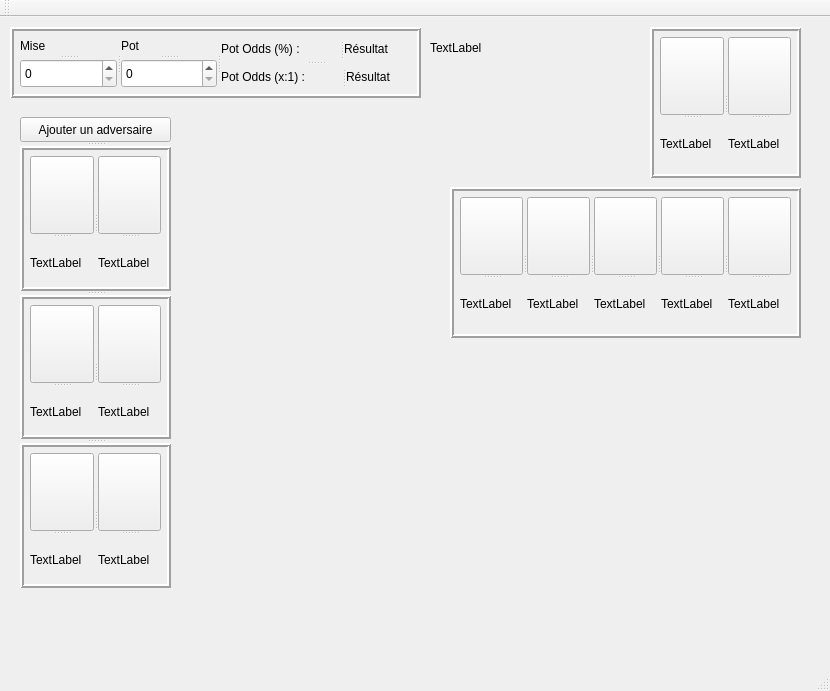
<?xml version="1.0" encoding="UTF-8"?>
<ui version="4.0">
 <class>MainWindow</class>
 <widget class="QMainWindow" name="MainWindow">
  <property name="geometry">
   <rect>
    <x>0</x>
    <y>0</y>
    <width>830</width>
    <height>691</height>
   </rect>
  </property>
  <property name="windowTitle">
   <string>MainWindow</string>
  </property>
  <widget class="QWidget" name="centralWidget">
   <widget class="QFrame" name="frame_pot_odds">
    <property name="geometry">
     <rect>
      <x>10</x>
      <y>10</y>
      <width>411</width>
      <height>71</height>
     </rect>
    </property>
    <property name="styleSheet">
     <string notr="true"/>
    </property>
    <property name="frameShape">
     <enum>QFrame::Box</enum>
    </property>
    <property name="frameShadow">
     <enum>QFrame::Raised</enum>
    </property>
    <property name="lineWidth">
     <number>2</number>
    </property>
    <widget class="QSplitter" name="splitter_6">
     <property name="geometry">
      <rect>
       <x>10</x>
       <y>10</y>
       <width>391</width>
       <height>51</height>
      </rect>
     </property>
     <property name="orientation">
      <enum>Qt::Horizontal</enum>
     </property>
     <widget class="QSplitter" name="splitter_5">
      <property name="orientation">
       <enum>Qt::Horizontal</enum>
      </property>
      <widget class="QSplitter" name="splitter_4">
       <property name="orientation">
        <enum>Qt::Vertical</enum>
       </property>
       <widget class="QLabel" name="label">
        <property name="text">
         <string>Mise</string>
        </property>
       </widget>
       <widget class="QSpinBox" name="miseSize">
        <property name="maximum">
         <number>999999999</number>
        </property>
       </widget>
      </widget>
      <widget class="QSplitter" name="splitter">
       <property name="orientation">
        <enum>Qt::Vertical</enum>
       </property>
       <widget class="QLabel" name="label_2">
        <property name="text">
         <string>Pot</string>
        </property>
       </widget>
       <widget class="QSpinBox" name="potSize">
        <property name="maximum">
         <number>999999999</number>
        </property>
       </widget>
      </widget>
     </widget>
     <widget class="QSplitter" name="splitter_odds_results">
      <property name="orientation">
       <enum>Qt::Vertical</enum>
      </property>
      <widget class="QSplitter" name="splitter_2">
       <property name="orientation">
        <enum>Qt::Horizontal</enum>
       </property>
       <property name="handleWidth">
        <number>5</number>
       </property>
       <widget class="QLabel" name="label_3">
        <property name="text">
         <string>Pot Odds (%) :</string>
        </property>
       </widget>
       <widget class="QLabel" name="result">
        <property name="text">
         <string>Résultat</string>
        </property>
       </widget>
      </widget>
      <widget class="QSplitter" name="splitter_3">
       <property name="orientation">
        <enum>Qt::Horizontal</enum>
       </property>
       <property name="handleWidth">
        <number>5</number>
       </property>
       <widget class="QLabel" name="label_4">
        <property name="text">
         <string>Pot Odds (x:1) :</string>
        </property>
       </widget>
       <widget class="QLabel" name="result_2">
        <property name="text">
         <string>Résultat</string>
        </property>
       </widget>
      </widget>
     </widget>
    </widget>
   </widget>
   <widget class="QFrame" name="frame_hand">
    <property name="geometry">
     <rect>
      <x>650</x>
      <y>10</y>
      <width>151</width>
      <height>151</height>
     </rect>
    </property>
    <property name="frameShape">
     <enum>QFrame::Box</enum>
    </property>
    <property name="frameShadow">
     <enum>QFrame::Raised</enum>
    </property>
    <property name="lineWidth">
     <number>2</number>
    </property>
    <widget class="QSplitter" name="splitter_hand">
     <property name="geometry">
      <rect>
       <x>10</x>
       <y>10</y>
       <width>131</width>
       <height>131</height>
      </rect>
     </property>
     <property name="orientation">
      <enum>Qt::Horizontal</enum>
     </property>
     <widget class="QSplitter" name="splitter_7">
      <property name="orientation">
       <enum>Qt::Vertical</enum>
      </property>
      <widget class="QPushButton" name="cardButton1">
       <property name="styleSheet">
        <string notr="true">background-image: url(:/back.png);</string>
       </property>
       <property name="text">
        <string/>
       </property>
      </widget>
      <widget class="QLabel" name="cardLabel1">
       <property name="text">
        <string>TextLabel</string>
       </property>
      </widget>
     </widget>
     <widget class="QSplitter" name="splitter_8">
      <property name="orientation">
       <enum>Qt::Vertical</enum>
      </property>
      <widget class="QPushButton" name="cardButton2">
       <property name="styleSheet">
        <string notr="true">background-image: url(:/back.png);</string>
       </property>
       <property name="text">
        <string/>
       </property>
      </widget>
      <widget class="QLabel" name="cardLabel2">
       <property name="text">
        <string>TextLabel</string>
       </property>
      </widget>
     </widget>
    </widget>
   </widget>
   <widget class="QFrame" name="frame_common_cards">
    <property name="geometry">
     <rect>
      <x>450</x>
      <y>170</y>
      <width>351</width>
      <height>151</height>
     </rect>
    </property>
    <property name="frameShape">
     <enum>QFrame::Box</enum>
    </property>
    <property name="frameShadow">
     <enum>QFrame::Raised</enum>
    </property>
    <property name="lineWidth">
     <number>2</number>
    </property>
    <widget class="QSplitter" name="splitter_14">
     <property name="geometry">
      <rect>
       <x>10</x>
       <y>10</y>
       <width>331</width>
       <height>131</height>
      </rect>
     </property>
     <property name="orientation">
      <enum>Qt::Horizontal</enum>
     </property>
     <widget class="QSplitter" name="splitter1">
      <property name="orientation">
       <enum>Qt::Vertical</enum>
      </property>
      <widget class="QPushButton" name="cardButton3">
       <property name="styleSheet">
        <string notr="true">background-image: url(:/back.png);</string>
       </property>
       <property name="text">
        <string/>
       </property>
      </widget>
      <widget class="QLabel" name="cardLabel3">
       <property name="text">
        <string>TextLabel</string>
       </property>
      </widget>
     </widget>
     <widget class="QSplitter" name="splitter2">
      <property name="orientation">
       <enum>Qt::Vertical</enum>
      </property>
      <widget class="QPushButton" name="cardButton4">
       <property name="styleSheet">
        <string notr="true">background-image: url(:/back.png);</string>
       </property>
       <property name="text">
        <string/>
       </property>
      </widget>
      <widget class="QLabel" name="cardLabel4">
       <property name="text">
        <string>TextLabel</string>
       </property>
      </widget>
     </widget>
     <widget class="QSplitter" name="splitter3">
      <property name="orientation">
       <enum>Qt::Vertical</enum>
      </property>
      <widget class="QPushButton" name="cardButton5">
       <property name="styleSheet">
        <string notr="true">background-image: url(:/back.png);</string>
       </property>
       <property name="text">
        <string/>
       </property>
      </widget>
      <widget class="QLabel" name="cardLabel5">
       <property name="text">
        <string>TextLabel</string>
       </property>
      </widget>
     </widget>
     <widget class="QSplitter" name="splitter4">
      <property name="orientation">
       <enum>Qt::Vertical</enum>
      </property>
      <widget class="QPushButton" name="cardButton6">
       <property name="styleSheet">
        <string notr="true">background-image: url(:/back.png);</string>
       </property>
       <property name="text">
        <string/>
       </property>
      </widget>
      <widget class="QLabel" name="cardLabel6">
       <property name="text">
        <string>TextLabel</string>
       </property>
      </widget>
     </widget>
     <widget class="QSplitter" name="splitter_9">
      <property name="orientation">
       <enum>Qt::Vertical</enum>
      </property>
      <widget class="QPushButton" name="cardButton7">
       <property name="styleSheet">
        <string notr="true">background-image: url(:/back.png);</string>
       </property>
       <property name="text">
        <string/>
       </property>
      </widget>
      <widget class="QLabel" name="cardLabel7">
       <property name="text">
        <string>TextLabel</string>
       </property>
      </widget>
     </widget>
    </widget>
   </widget>
   <widget class="QLabel" name="label_combin">
    <property name="geometry">
     <rect>
      <x>430</x>
      <y>20</y>
      <width>211</width>
      <height>21</height>
     </rect>
    </property>
    <property name="text">
     <string>TextLabel</string>
    </property>
   </widget>
   <widget class="QSplitter" name="splitter_10">
    <property name="geometry">
     <rect>
      <x>20</x>
      <y>100</y>
      <width>151</width>
      <height>471</height>
     </rect>
    </property>
    <property name="orientation">
     <enum>Qt::Vertical</enum>
    </property>
    <widget class="QPushButton" name="pushButton">
     <property name="sizePolicy">
      <sizepolicy hsizetype="Minimum" vsizetype="Fixed">
       <horstretch>0</horstretch>
       <verstretch>0</verstretch>
      </sizepolicy>
     </property>
     <property name="maximumSize">
      <size>
       <width>151</width>
       <height>25</height>
      </size>
     </property>
     <property name="text">
      <string>Ajouter un adversaire</string>
     </property>
    </widget>
    <widget class="QFrame" name="frame_hand_2">
     <property name="frameShape">
      <enum>QFrame::Box</enum>
     </property>
     <property name="frameShadow">
      <enum>QFrame::Raised</enum>
     </property>
     <property name="lineWidth">
      <number>2</number>
     </property>
     <widget class="QSplitter" name="splitter_hand_2">
      <property name="geometry">
       <rect>
        <x>10</x>
        <y>10</y>
        <width>131</width>
        <height>131</height>
       </rect>
      </property>
      <property name="orientation">
       <enum>Qt::Horizontal</enum>
      </property>
      <widget class="QSplitter" name="splitter_11">
       <property name="orientation">
        <enum>Qt::Vertical</enum>
       </property>
       <widget class="QPushButton" name="cardButton2_1">
        <property name="styleSheet">
         <string notr="true">background-image: url(:/back.png);</string>
        </property>
        <property name="text">
         <string/>
        </property>
       </widget>
       <widget class="QLabel" name="cardLabel2_1">
        <property name="text">
         <string>TextLabel</string>
        </property>
       </widget>
      </widget>
      <widget class="QSplitter" name="splitter_12">
       <property name="orientation">
        <enum>Qt::Vertical</enum>
       </property>
       <widget class="QPushButton" name="cardButton2_2">
        <property name="styleSheet">
         <string notr="true">background-image: url(:/back.png);</string>
        </property>
        <property name="text">
         <string/>
        </property>
       </widget>
       <widget class="QLabel" name="cardLabel2_2">
        <property name="text">
         <string>TextLabel</string>
        </property>
       </widget>
      </widget>
     </widget>
    </widget>
    <widget class="QFrame" name="frame_hand_3">
     <property name="frameShape">
      <enum>QFrame::Box</enum>
     </property>
     <property name="frameShadow">
      <enum>QFrame::Raised</enum>
     </property>
     <property name="lineWidth">
      <number>2</number>
     </property>
     <widget class="QSplitter" name="splitter_hand_4">
      <property name="geometry">
       <rect>
        <x>10</x>
        <y>10</y>
        <width>131</width>
        <height>131</height>
       </rect>
      </property>
      <property name="orientation">
       <enum>Qt::Horizontal</enum>
      </property>
      <widget class="QSplitter" name="splitter_16">
       <property name="orientation">
        <enum>Qt::Vertical</enum>
       </property>
       <widget class="QPushButton" name="cardButton3_1">
        <property name="styleSheet">
         <string notr="true">background-image: url(:/back.png);</string>
        </property>
        <property name="text">
         <string/>
        </property>
       </widget>
       <widget class="QLabel" name="cardLabel3_1">
        <property name="text">
         <string>TextLabel</string>
        </property>
       </widget>
      </widget>
      <widget class="QSplitter" name="splitter_17">
       <property name="orientation">
        <enum>Qt::Vertical</enum>
       </property>
       <widget class="QPushButton" name="cardButton3_2">
        <property name="styleSheet">
         <string notr="true">background-image: url(:/back.png);</string>
        </property>
        <property name="text">
         <string/>
        </property>
       </widget>
       <widget class="QLabel" name="cardLabel3_2">
        <property name="text">
         <string>TextLabel</string>
        </property>
       </widget>
      </widget>
     </widget>
    </widget>
    <widget class="QFrame" name="frame_hand_4">
     <property name="frameShape">
      <enum>QFrame::Box</enum>
     </property>
     <property name="frameShadow">
      <enum>QFrame::Raised</enum>
     </property>
     <property name="lineWidth">
      <number>2</number>
     </property>
     <widget class="QSplitter" name="splitter_hand_5">
      <property name="geometry">
       <rect>
        <x>10</x>
        <y>10</y>
        <width>131</width>
        <height>131</height>
       </rect>
      </property>
      <property name="orientation">
       <enum>Qt::Horizontal</enum>
      </property>
      <widget class="QSplitter" name="splitter_18">
       <property name="orientation">
        <enum>Qt::Vertical</enum>
       </property>
       <widget class="QPushButton" name="cardButton4_1">
        <property name="styleSheet">
         <string notr="true">background-image: url(:/back.png);</string>
        </property>
        <property name="text">
         <string/>
        </property>
       </widget>
       <widget class="QLabel" name="cardLabel4_1">
        <property name="text">
         <string>TextLabel</string>
        </property>
       </widget>
      </widget>
      <widget class="QSplitter" name="splitter_19">
       <property name="orientation">
        <enum>Qt::Vertical</enum>
       </property>
       <widget class="QPushButton" name="cardButton4_2">
        <property name="styleSheet">
         <string notr="true">background-image: url(:/back.png);</string>
        </property>
        <property name="text">
         <string/>
        </property>
       </widget>
       <widget class="QLabel" name="cardLabel4_2">
        <property name="text">
         <string>TextLabel</string>
        </property>
       </widget>
      </widget>
     </widget>
    </widget>
   </widget>
  </widget>
  <widget class="QMenuBar" name="menuBar">
   <property name="geometry">
    <rect>
     <x>0</x>
     <y>0</y>
     <width>830</width>
     <height>21</height>
    </rect>
   </property>
  </widget>
  <widget class="QToolBar" name="mainToolBar">
   <attribute name="toolBarArea">
    <enum>TopToolBarArea</enum>
   </attribute>
   <attribute name="toolBarBreak">
    <bool>false</bool>
   </attribute>
  </widget>
  <widget class="QStatusBar" name="statusBar"/>
 </widget>
 <layoutdefault spacing="6" margin="11"/>
 <resources/>
 <connections/>
</ui>
